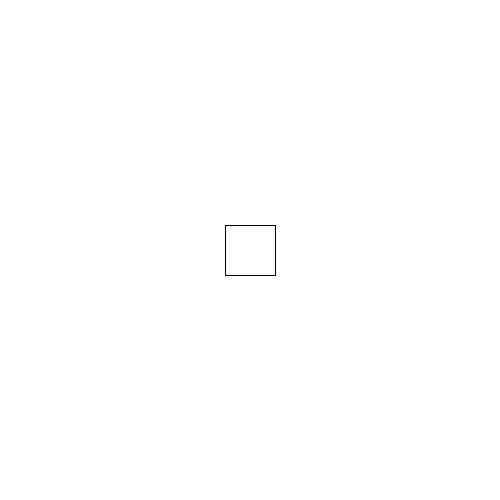
Frame 1 (no input)
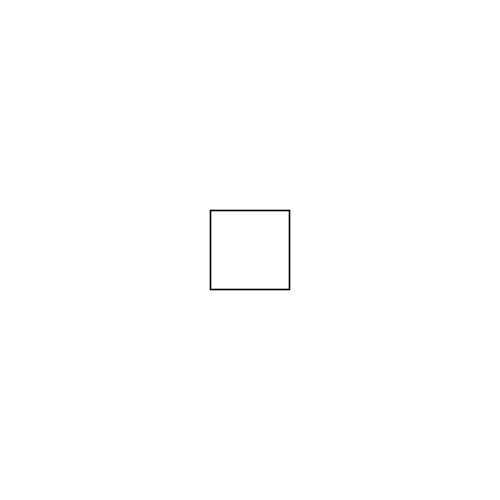
Frame 60 (the mouse pressed at the canvas centre just before this capture)
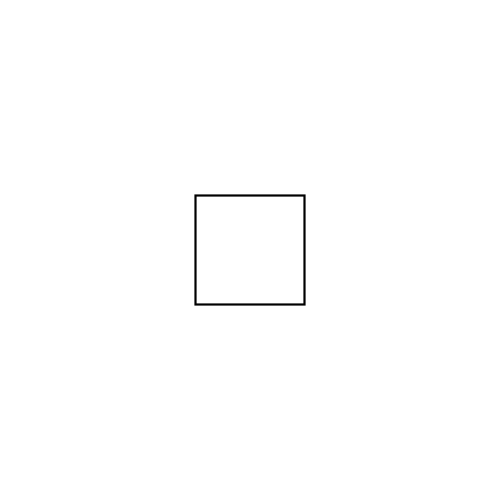
Frame 120 (the mouse held since frame 60 and released just before this capture)

The Processing sketch that drew these frames (run headless with seeded random() and noise(); from frame 60 on, the mouse is pressed at the canvas centre):

// Processing sketch: translate
// ── translate.pde

float s=1;

void setup(){
  size(500,500);
  rectMode(CENTER);
}

void draw(){
  background(255);
  translate(width/2, height/2);
  scale(s);
  rect(0,0,50,50);
  s+=0.01;
}
